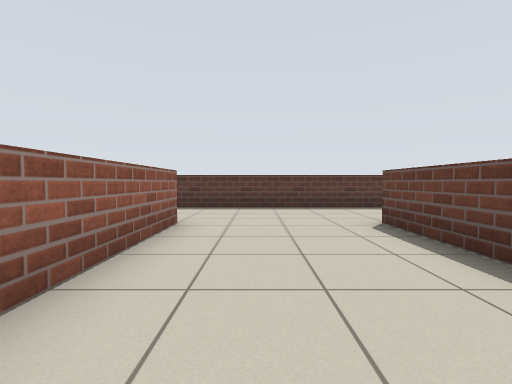
view 1 (above)

24 first-person views from a walk through a Stage world. The camera is 0.78 m above the floor, tilts 2° down and sees 85° across. Floor lines are 1 m apart. The floor is counted in squares, 1 m on a side. Each view is taken from the middle of a square. On the plan, view 1 faces up. The plan holds only what a view shows up to about 10 squares ahead; the rest is blank. Robots are left out.

view 2
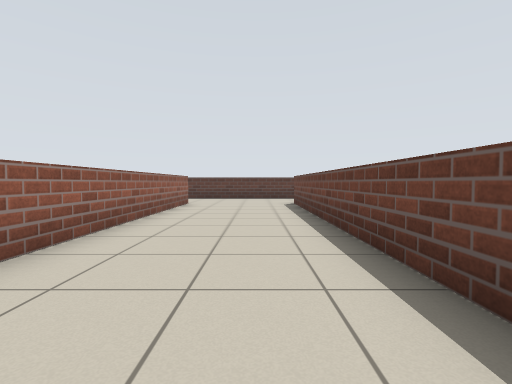

view 3
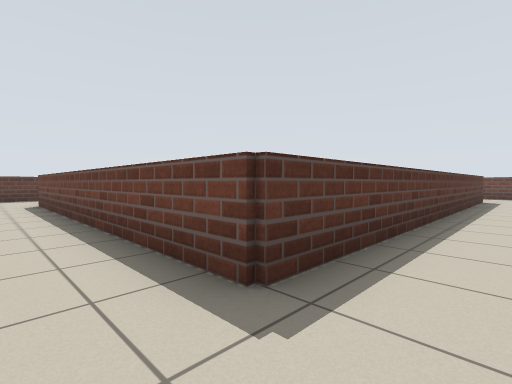

view 4
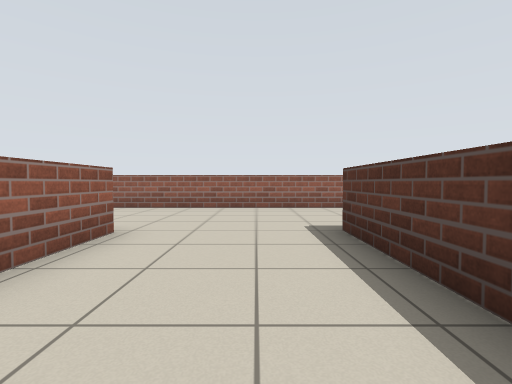

view 5
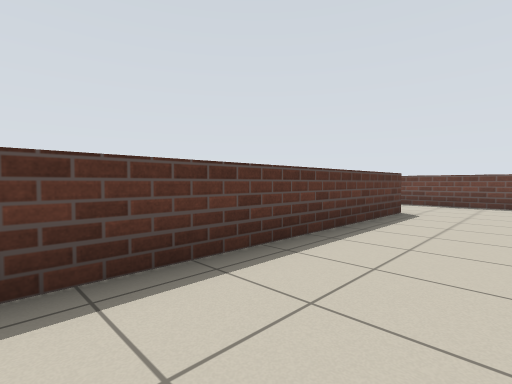

view 6
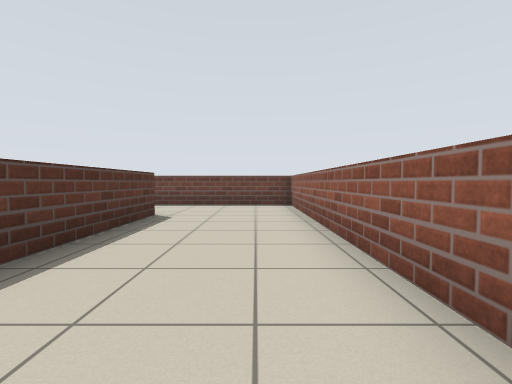

view 7
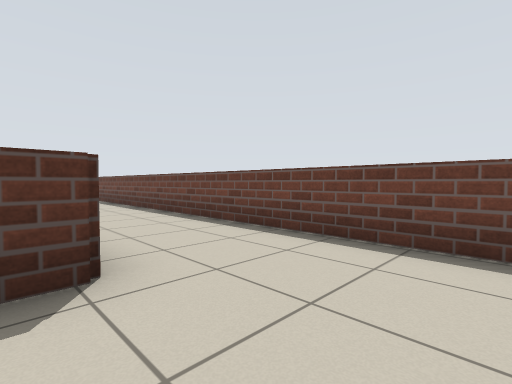

view 8
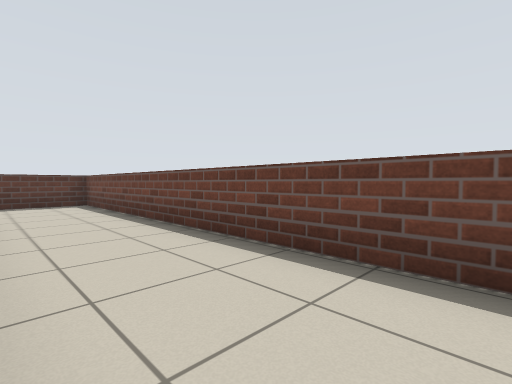

view 9
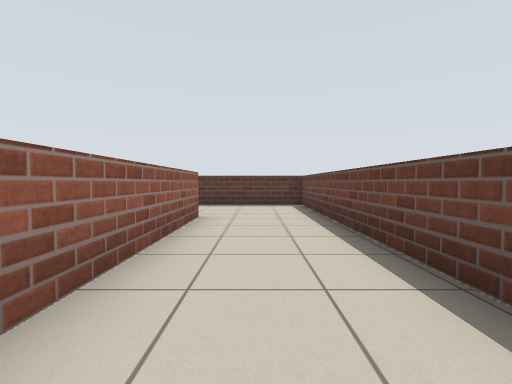

view 10
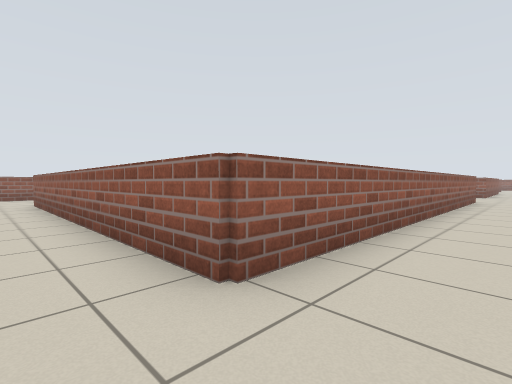

view 11
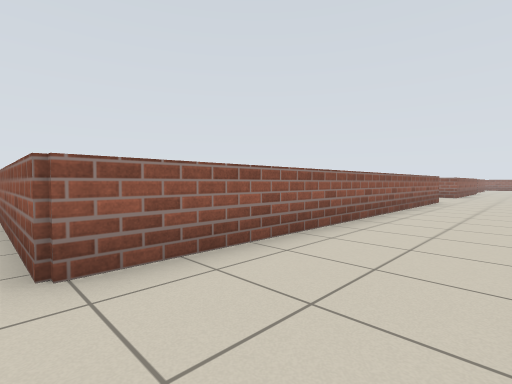

view 12
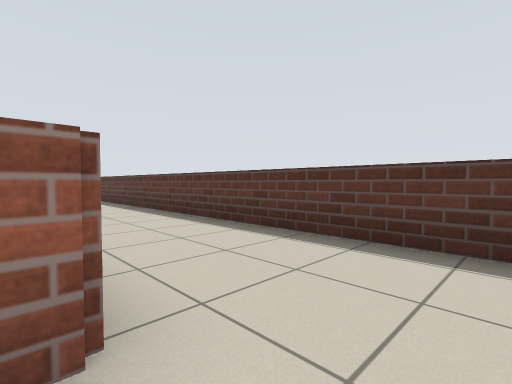

view 13
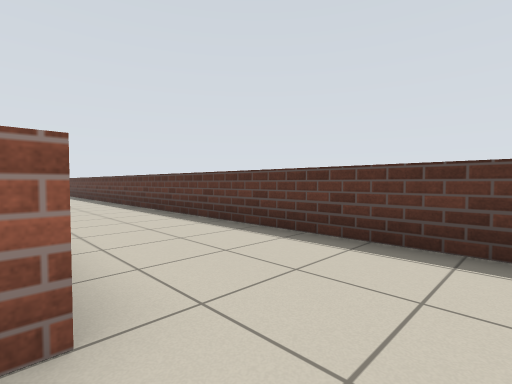

view 14
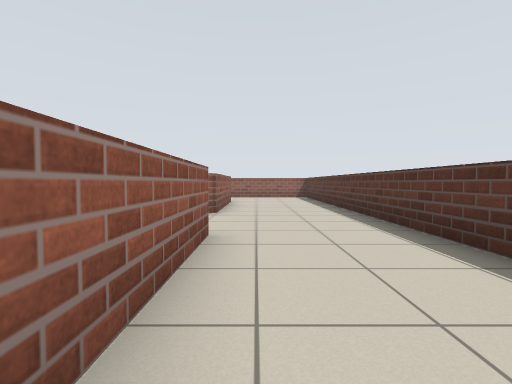

view 15
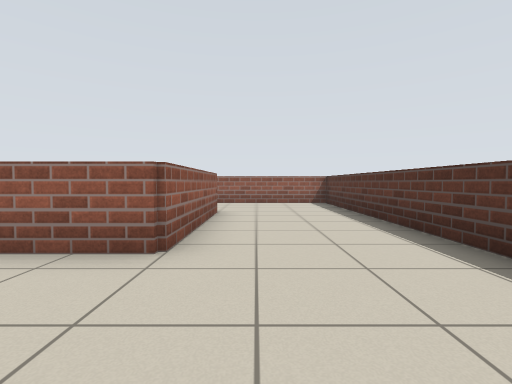

view 16
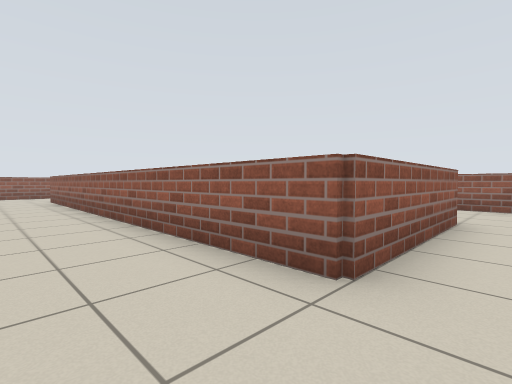

view 17
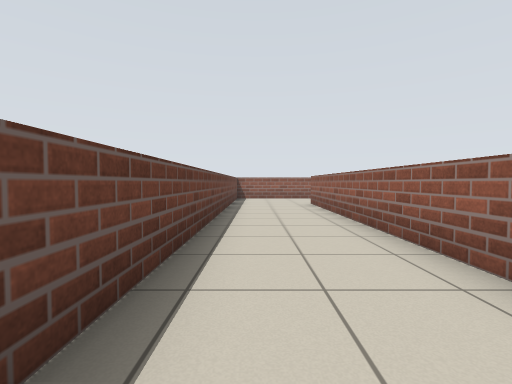

view 18
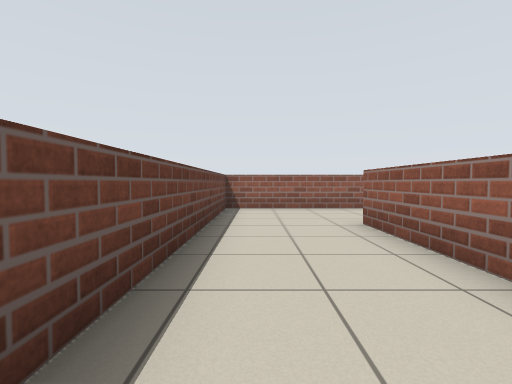

view 19
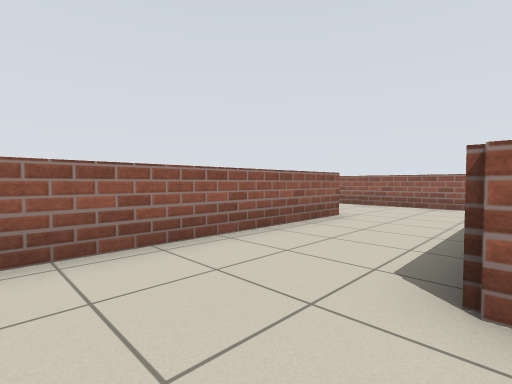

view 20
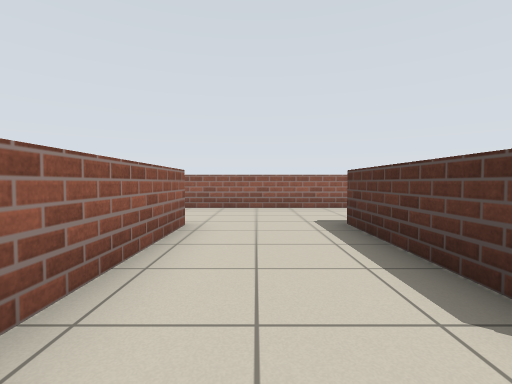

view 21
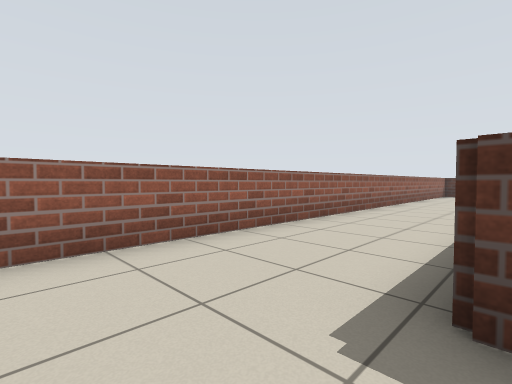

view 22
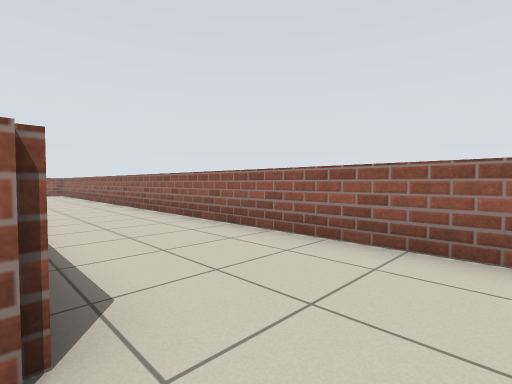

view 23
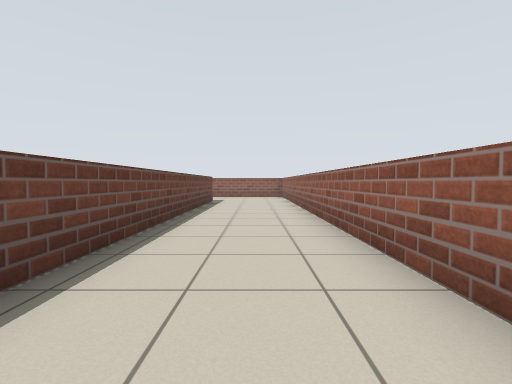

view 24
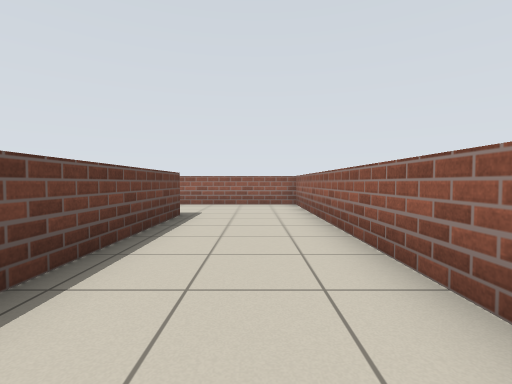

### Floor plan
Points are (right, up) in squares from view 1. A wall is a line through its corners. A room is listed if a view was taken in it or the views show most of it. See-through windows are left out.
Room 1 (views 1, 2, 3, 4, 5, 6, 7, 8, 9, 10, 11, 12, 13, 14, 15, 16, 17, 18, 19, 20, 21, 22, 23, 24)
walls: (2.6, -8.2) (4.6, -8.2); (9.2, -8.2) (17.6, -8.2) (17.6, 8.6) (-18, 8.6); (-11.8, -7.3) (-15.4, -7.3); (-1.5, 5.4) (-1.5, -10.4); (3.4, 5.4) (14.7, 5.4) (14.7, -4.6) (2.4, -4.6) (2.4, 5.4); (-8.1, 5.4) (-4.6, 5.4); (-15.2, -10.3) (-8.1, -10.3) (-8.1, 2.1); (-15.2, 5) (-11, 5) (-11, -7.4); (-18.4, 1.9) (-18.4, -27.8) (-14.2, -27.8); (-18.4, 5.6) (-18.4, 4.4); (-15.2, -24.6) (-15.2, -14.9)

Positions as (right, up) in squares from view 1, and headings:
1: (0, 0), facing up
2: (1, -5), facing up
3: (1, -6), facing up-right
4: (7, -6), facing left
5: (7, -7), facing up-right
6: (8, -7), facing right
7: (14, -7), facing up-right
8: (15, -2), facing up-right
9: (16, -1), facing up
10: (16, 7), facing down-left
11: (15, 8), facing down-left
12: (16, 5), facing up-left
13: (0, 5), facing up-left
14: (-4, 6), facing left
15: (-8, 6), facing left
16: (-9, 6), facing down-left
17: (-9, 3), facing down
18: (-9, -2), facing down
19: (-9, -7), facing down-left
20: (-10, -9), facing left
21: (-15, -9), facing up-left
22: (-15, -9), facing down-left
23: (-17, -13), facing down
24: (-17, -18), facing down
